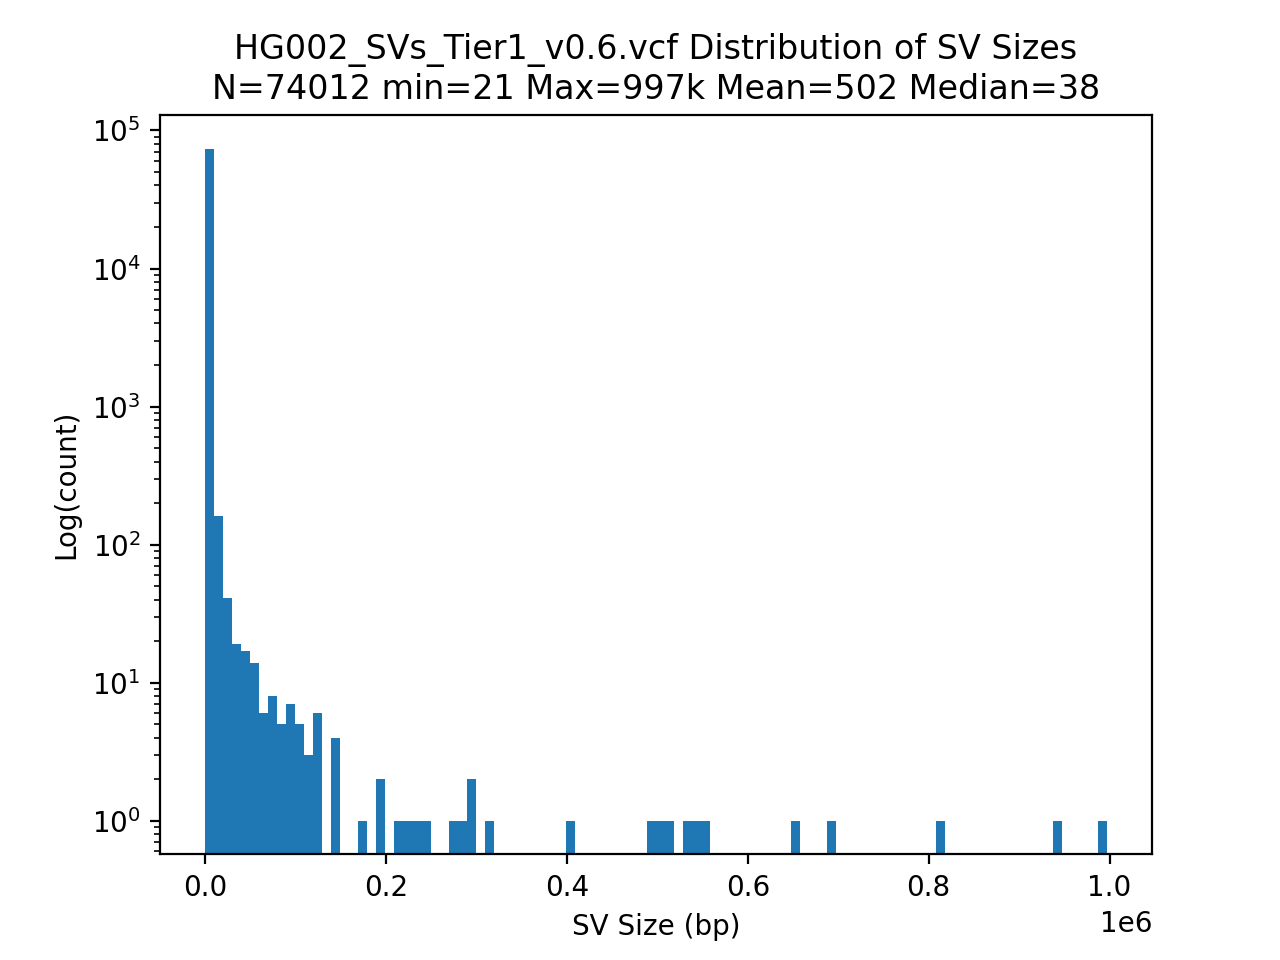

Reproduce this figure in Python.
#!/usr/bin/env python3

import pandas as pd
import sys
import matplotlib
import matplotlib.pyplot as plt
import numpy

# achr    astart  aend    svtype  svlen   refsize altsize biggersize
# 1       10403   10440   DEL     37      38      1       38
# 1       10415   10440   DEL     25      26      1       26

df = pd.read_csv(sys.argv[1],sep="\t")

sizelist = df['biggersize'].tolist()
#x = np.sort(sizelist)
#y=np.arange(len(x))
#y = y/float(len(x))
#plt.plot(x,y)
#

data = numpy.array(sizelist)
print("N:", len(data))
print("Min:", numpy.min(data))
print("Max:", numpy.max(data))
print("Mean:", numpy.mean(data))
print("Median:", numpy.median(data))
print("STD:", numpy.std(data))
print("CV:", numpy.std(data) / numpy.mean(data))
print("Sum:", numpy.sum(data))

plt.title("HG002_SVs_Tier1_v0.6.vcf Distribution of SV Sizes\nN=74012 min=21 Max=997k Mean=502 Median=38")
plt.ylabel("Log(count)")
plt.xlabel("SV Size (bp)")
plt.yscale('log')
plt.hist(sizelist,bins=100)

plt.show()
